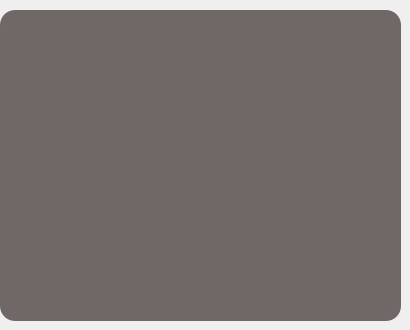
    <widget class="QWidget" name="tab_4">
     <attribute name="title">
      <string>Отсек 3</string>
     </attribute>
     <widget class="QWidget" name="widget_graphic_3" native="true">
      <property name="geometry">
       <rect>
        <x>0</x>
        <y>10</y>
        <width>401</width>
        <height>311</height>
       </rect>
      </property>
      <property name="styleSheet">
       <string notr="true">color: #f4f3ee;
background-color: #6f6866;
border-radius: 15px;                     /* &lt;----  закругление краев  */ 
/*border: 2px solid #094065; &lt;----- цвет границы*/ </string>
      </property>
      <widget class="QPushButton" name="pushButton_13">
       <property name="geometry">
        <rect>
         <x>710</x>
         <y>10</y>
         <width>160</width>
         <height>60</height>
        </rect>
       </property>
       <property name="styleSheet">
        <string notr="true">QPushButton {
color: #FFFCF2;
background-color: #788585;
border-radius: 15px;                     /* &lt;----  закругление краев  */ 
font-weight: bold;
font-size: 10pt;
font-family: Montserrat ExtraBold;
border: 2px solid #38302e; /*&lt;----- цвет границы*/
}
QPushButton:hover {
color: #e0afa0;
background-color: #9caea9;
}
QPushButton:pressed {
color: #f4f3ee;
background-color: #ccdad1;
}
</string>
       </property>
       <property name="text">
        <string>Утечка кислорода</string>
       </property>
      </widget>
      <widget class="QPushButton" name="pushButton_14">
       <property name="geometry">
        <rect>
         <x>710</x>
         <y>80</y>
         <width>160</width>
         <height>60</height>
        </rect>
       </property>
       <property name="styleSheet">
        <string notr="true">QPushButton {
color: #FFFCF2;
background-color: #788585;
border-radius: 15px;                     /* &lt;----  закругление краев  */ 
font-weight: bold;
font-size: 10pt;
font-family: Montserrat ExtraBold;
border: 2px solid #38302e; /*&lt;----- цвет границы*/
}
QPushButton:hover {
color: #e0afa0;
background-color: #9caea9;
}
QPushButton:pressed {
color: #f4f3ee;
background-color: #ccdad1;
}
</string>
       </property>
       <property name="text">
        <string>Утечка кислорода</string>
       </property>
      </widget>
     </widget>
    </widget>
